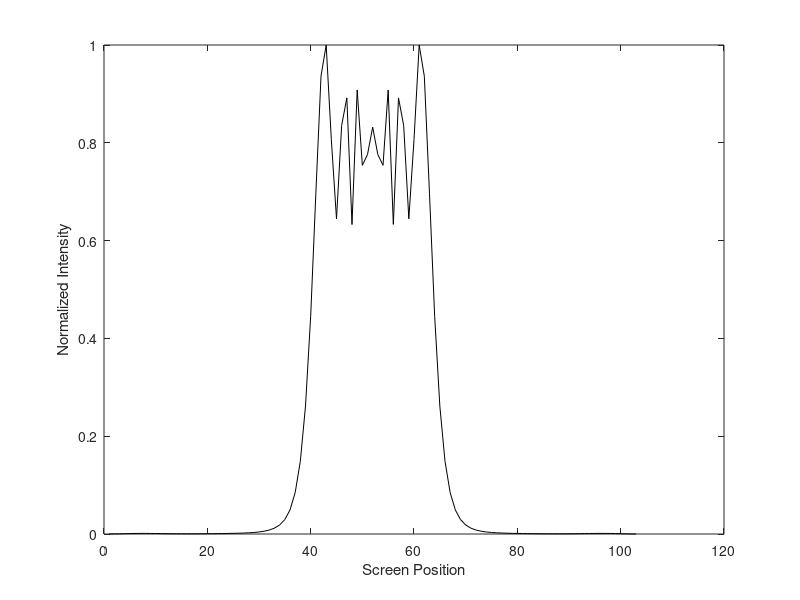

The MATLAB source for this figure:
close all
clear
clc

screenlength=3.68*10^6;
distance=5.5*10^5;
wavelength=632;
slitwidth=100000;

wave=zeros(1,1000);
intensity=zeros(1,1000);
counter=0;
% find intensity at every point on the screen
for x=1:screenlength/1000:screenlength
    counter=counter+1;
    % add contributions from 1000 point sources
    for n=screenlength/2-slitwidth/2:slitwidth/1000:screenlength/2+slitwidth/2
        r=sqrt(distance^2+(x-n)^2);
        wave(counter)=wave(counter)+exp(1i*2*pi/wavelength*r)/r;
    end
    intensity(counter)=abs(wave(counter))^2;
end

max=max(intensity);
min=min(intensity);
for n=1:1:length(intensity)
    intensity(n)=(intensity(n)-min)/(max-min);
end

n=0;
while n<length(intensity)
    n=n+1;
    if intensity(n)>.001
        if n>5
            start=n-5;
        else
            start=0;
        end
        n=length(intensity);
    end
end

n=length(intensity);
while n>0
    n=n-1;
    if intensity(n)>.001
        if n<=length(intensity)-5
            stop=n+5;
        else
            stop=length(intensity);
        end
        n=0;
    end
end

figure();
plot(intensity(start:stop),'black')
xlabel('Screen Position')
ylabel('Normalized Intensity')